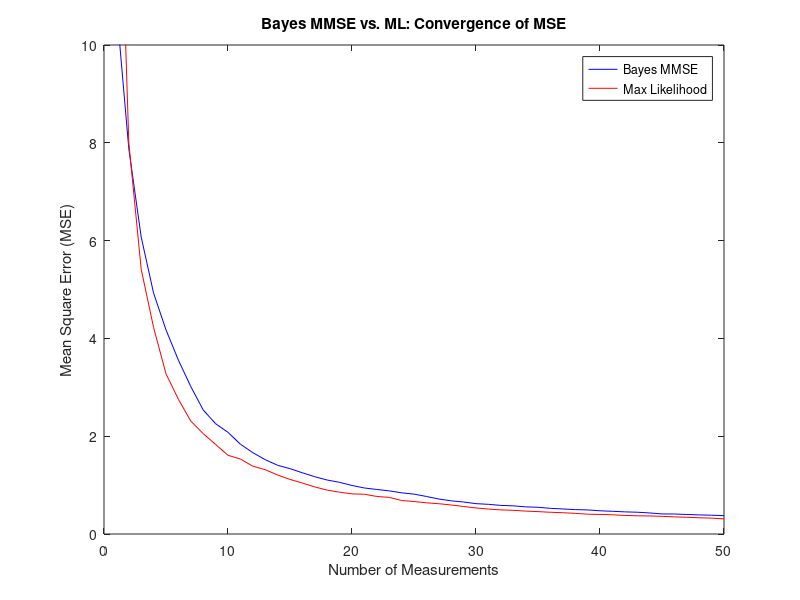
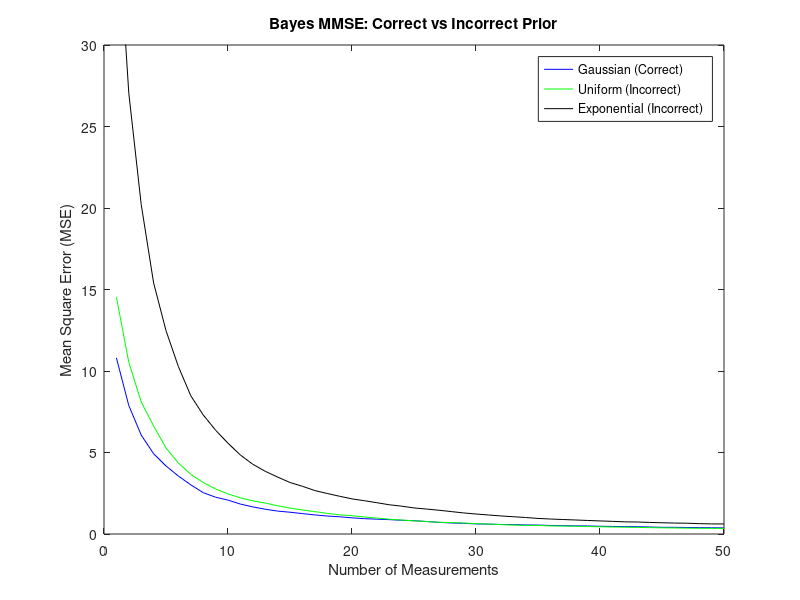

The MATLAB script that drew these images, in order: (Note: a time limit stopped this script after it produced the figures.)
% Ivan Chowdhury, Josh Go
% ECE302: Probability and Stochastic Processes
% MATLAB Project 1: Bayesian MMSE and MLE Estimators
% 4/1/2019

clear all;
close all; 
clc;
%% Scenario 1

% 1(a) - Bayesian MMSE Estimator

% Simulation Parameters
numIter = 500;     % Number of iterations used for simulation
numMeas =  50;     % Max number of measurements taken

% Estimation Parameters
h = 0.5;            % Known parameter
mean_theta = 4;     % Mean of Theta
var_theta = 1;      % Variance of Theta
mean_v = 0;         % Mean of the gaussian random variable v
var_v = 4;          % Variance of v

% Pre-allocate memory
MSE_measurement = zeros(1,numMeas);         % Array containing mean square errors for all measurements
MSE_iteration = zeros(numIter,numMeas);     % Array containing mean square errors for all iterations
MSE_total = zeros(3,numMeas);               % Array containing total MSE for each tested distribution

for j = 1:3 % Chooses which distribution theta is drawn from (for part d)
    for n = 1:numIter
        x = zeros(1,numMeas);   % Create array to hold each measurement of x = h*theta + v
        theta_dist = [normrnd(mean_theta,sqrt(var_theta)) 2*mean_theta*rand exprnd(1/mean_theta)]; % Generates sample from Normal, Uniform, and Exponential distributions using theta
        theta = theta_dist(j); % Value of theta pulled from random variable distribution.
        
        for k = 1:numMeas
            x(k)= h*theta + normrnd(mean_v,sqrt(var_v)); % Compute x measurement
            x_bar = sum(x)/k; % Average of x measurements for this iteration
            theta_est = (k/var_v*x_bar+mean_theta/var_theta)/((k/var_v + 1/var_theta)*h); % Bayesian MMSE of theta calculation
            
            MSE_measurement(k) = (theta - theta_est)^2; % Mean square error of Baye's estimation for each measurement
        end
        MSE_iteration(n,:) = MSE_measurement;    % MSE of Baye's estimation for each iteration
    end
MSE_total(j,:) = mean(MSE_iteration); % MSE for all tested distributions
end

BayesMSE = MSE_total(1,:);              % Mean square errors with gaussian prior
BayesMSE_uniform = MSE_total(2,:);      % MSE with theta pulled from uniform distribution 
BayesMSE_exp = MSE_total(3,:);          % MSE with theta pulled from exponential distribution

% 1(b) - ML Estimator

% Pre-allocate memory
MSE_measurement2 = zeros(1,numMeas);   % Arrays used to store MSE data for measurements and iterations
MSE_iteration2 = zeros(numIter,numMeas);

for n = 1:numIter
    x = zeros(1,numMeas);   % Create array to store x = h*theta + v values
    for k = 1:numMeas
        x(k) = h*mean_theta + normrnd(mean_v,sqrt(var_v)); % x = h*theta + v, pulled from gaussian distribution
        x_bar = sum(x)/k; % mean of x measurements
        
        theta_est2 = x_bar/h; % ML estimator of theta calculation
        MSE_measurement2(k)= ((mean_theta)- theta_est2)^2 ; % Mean square error of our ML estimator
    end
    MSE_iteration2(n,:) = MSE_measurement2; % Store mean square error across all iterations
end

ML_MSE = mean(MSE_iteration2); % Mean MSE data for our Max Likelihood estimate

% 1(c)  Plotting MSE/ML with increasing measurements. As number of
% measurements increases, mean square error converges to 0.
figure;
plot(1:numMeas, BayesMSE,'b', 1:numMeas, ML_MSE,'r')
title('Bayes MMSE vs. ML: Convergence of MSE')
xlabel('Number of Measurements')
ylabel('Mean Square Error (MSE)')
ylim([0 10])
legend('Bayes MMSE', 'Max Likelihood')

% 1(d) - Plotting with theta pulled from different distributions
figure;
plot(1:numMeas, BayesMSE,'b', 1:numMeas, BayesMSE_uniform,'g', 1:numMeas,BayesMSE_exp, 'k')
title('Bayes MMSE: Correct vs Incorrect Prior')
xlabel('Number of Measurements')
ylabel('Mean Square Error (MSE)')
ylim([0 30])
legend('Gaussian (Correct)', 'Uniform (Incorrect)','Exponential (Incorrect)')

%% Scenario 2

% 2(a) - Mathematical model of BPSK signal w/ BPSK interference

% PDF of x, depending on point in time of signal, t, relative to start/end points of interference block, t1 t2
pdf = @(x,t,t1,t2,stdev) ... 
     (t<t1).*(normpdf(x,-1,stdev)/2 + normpdf(x,1,stdev)/2) + ... % BPSK signal only: 2 distributions, mean at +-1, variance is known
     (t>=t1).*(t<=t2).*(normpdf(x,-2,stdev)/4 + normpdf(x,0,stdev)/2+normpdf(x,2,stdev)/4) + ...  % This is when the interference is present. Mean can either be -1+-1, 1+1, or -1+1.
     (t>t2).*(normpdf(x,-1,stdev)/2 + normpdf(x,1,stdev)/2);  % Interference is not present. Signal only.

% Log likelihood fct = summation(ln(pdf))). ML picks values that maximize the log likelihood function.
lg = @(x,t,t1,t2,stdev) sum(log(pdf(x,t,t1,t2,stdev)));   


% 2(b) - Max Likelihood Estimator Implementation

% Set signal/noise parameters
t1 = 10;    % Interference is 1 contiguous block of noisefrom 
t2 = 80;    % Interference range: t1 to t2
nSymbols = 100;	% Number of symbols used in total
t = 1:nSymbols;   % Time

% Generate bits
signalBits = round(rand(1, nSymbols));     % Signal bits: ranges from symbols 1 to nSymbols
noiseBits = [zeros(1, t1) round(rand(1, t2 - t1)) zeros(1, nSymbols - t2)];  % Noise bits: ranges from t1 to t2, 0 elsewhere

% BPSK modulation: Bits must either be -1, 0, or 1
BPSKsignal = 2*(signalBits-0.5);    % BPSK modulate signal bits
BPSKnoise = 2*(noiseBits-0.5);      % BPSK modulate noise bits
BPSKnoise([1:t1*1, t2*1:end]) = 0;  % Revert bits outside interference range to 0
System = BPSKnoise + BPSKsignal;    % Add noise to signal

stDev = 0.01;   % Known standard deviation of noise (used to compute log likelihood)
x = System+stDev*randn(1,nSymbols);  % Generate one observation from signal+noise system (log likelihood of this will be computed)
curMaxLikelihood = -1e50;  % Very small starting value for likelihood, used for comparison.

for t1Sweep = 1:nSymbols
   for t2Sweep = t1Sweep:nSymbols
       loglikelihood = lg(x,t,t1Sweep,t2Sweep,stDev); % Compute log likelihood of x
       if loglikelihood > curMaxLikelihood     % Compare to current max likelihood
           curMaxLikelihood = loglikelihood;   % If larger, replace current max likelihood and update t1/t2 estimates
           t1Est = t1Sweep - 1;
           t2Est = t2Sweep + 1;
       end
   end
end

% 2(c) - Summary of Results

% Plot Signal with/without noise
figure;
plot(t, BPSKsignal);
legend('Pure BPSK Signal');
title('BPSK Modulated Signal');
xlabel('Symbols');
ylabel('Amplitude');
ylim([-2.5 2.5]);

figure;
plot(t, System);
legend('BPSK Signal + Interference');
title('BPSK Modulated Signal with Interference');
xlabel('Symbols');
ylabel('Amplitude');
ylim([-2.5 2.5]);

% Print ML estimates for parameters t1 and t2
t1Est 
t2Est

%% Scenario 3
